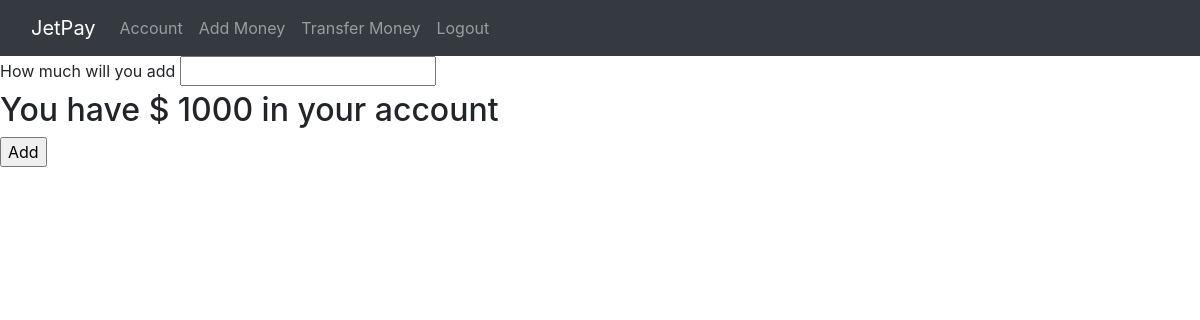
/add_money (signed in), run on an earlier commit of the app's database.
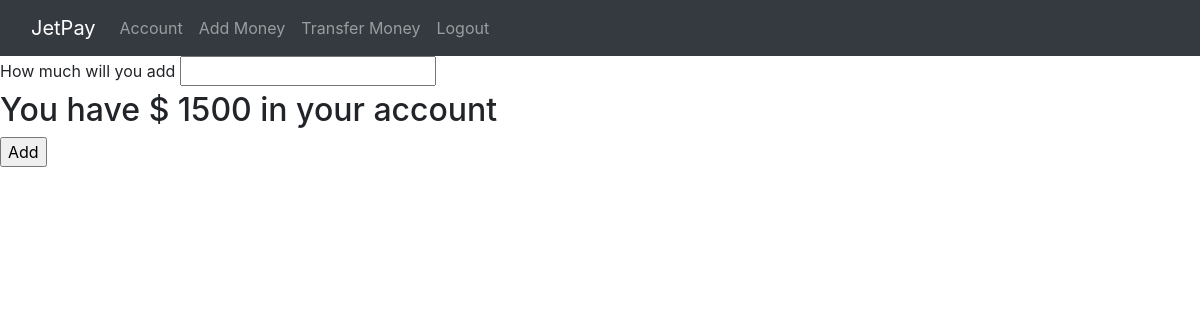
And on a later commit of the database.
### digitalWallet/__init__.py (models this page shows, shortened)
class User(db.Model,UserMixin):
	__tablename__ = 'users'
	id = db.Column(db.Integer,primary_key = True)
	profile_image = db.Column(db.String(20),nullable = False,default = 'default.jpg')
	email = db.Column(db.String(64),unique = True,index = True)
	username = db.Column(db.String(64),unique = True,index = True)
	password_hash = db.Column(db.String(128))
	amount = db.Column(db.Integer,default = 0)

### digitalWallet/__init__.py (the view)
@app.route('/add_money',methods = ['GET','POST'])
def add_money():
	form = UpdateAmount()
	if form.validate_on_submit():
		current_user.amount +=  form.amount.data
		db.session.commit()
		return redirect(url_for('account'))
	print(f"User has {current_user.amount}")
	return render_template('add_money.html',form = form,current_user= current_user)

### digitalWallet/__init__.py
class UpdateAmount(FlaskForm):
	amount = IntegerField('How much will you add',validators=[DataRequired()])
	submit = SubmitField('Add')

### digitalWallet/__init__.py (called while the page is built)
@login_manager.user_loader
def load_user(user_id):
	return User.query.get(user_id)

### digitalWallet/templates/add_money.html (shortened to what this page needs)
{% extends 'base.html' %}
{% block content %}
<form method="POST">
	{{form.amount.label}} {{form.amount}}
	<h2>You have $ {{current_user.amount}} in your account</h2>
	{{form.submit()}}
</form>
{% endblock %}

What changed in the data, as far as the page shows it:
changed User: amount "1000" → "1500"
